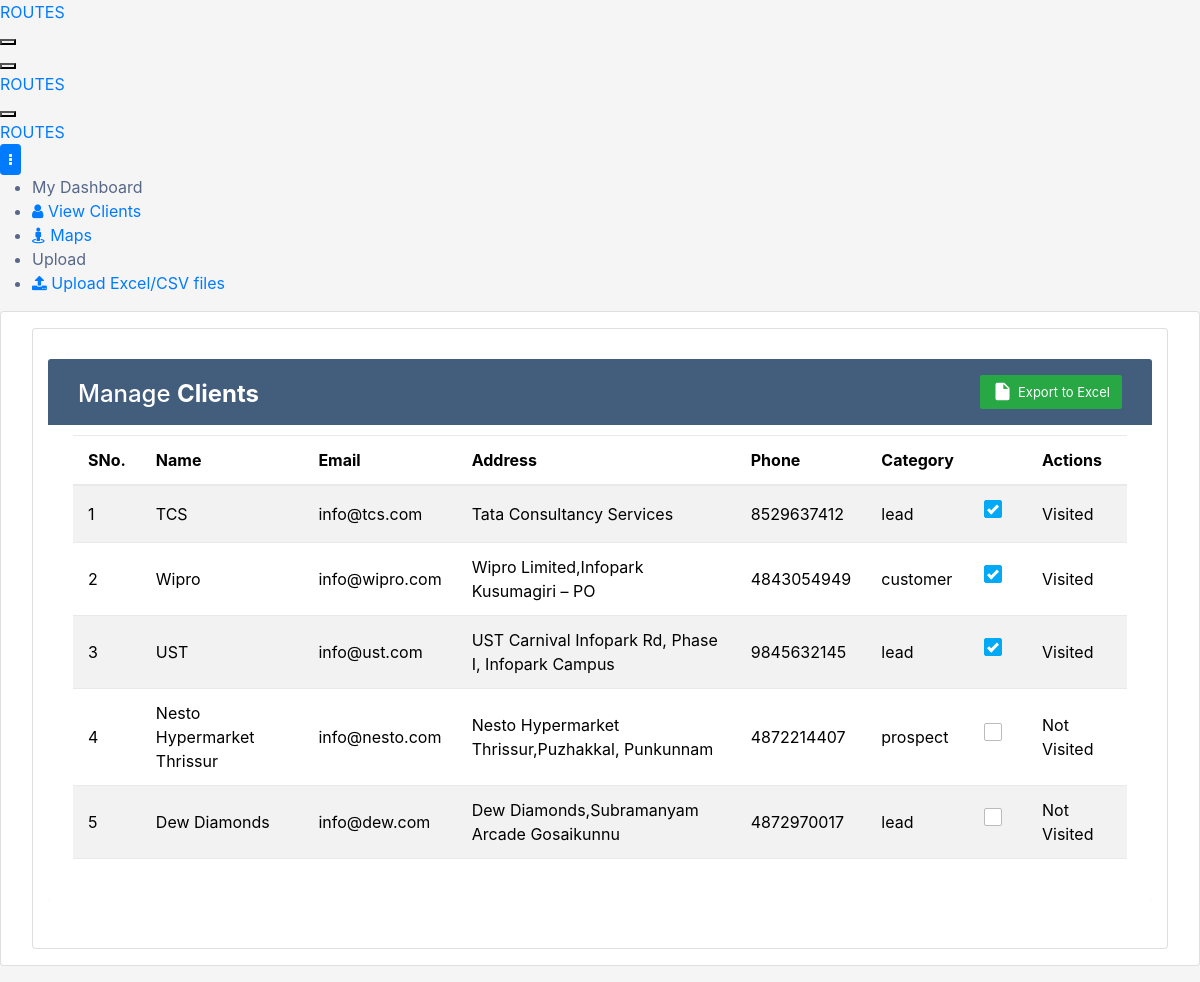
The app's page /leads/ (signed in) with its own data.
### gmap/models.py (models this page shows)
class uploadedData(models.Model):
    column1_name = models.CharField(max_length=255, blank=True, null=True)
    column2_address = models.CharField(max_length=255, blank=True, null=True)
    column3_latitude=models.DecimalField(max_digits=9, decimal_places=6,null=True)
    column4_longitude= models.DecimalField(max_digits=9, decimal_places=6,null=True)
    column5_city = models.CharField(max_length=255, blank=True, null=True)
    column6_district = models.CharField(max_length=255, blank=True, null=True)
    column7_state = models.CharField(max_length=255, blank=True, null=True)
    column8_country = models.CharField(max_length=255, blank=True, null=True)
    column9_zipcode = models.CharField(max_length=20)
    column10_email=  models.EmailField()
    column11_phone = models.CharField(max_length=10)
    column12_category = models.CharField(max_length=255, blank=True, null=True)
    visited  = models.BooleanField(default=False)
    place_id = models.CharField(max_length=255, blank=True, null=True)

### gmap/views.py (the view, shortened to what this page needs)
# urls.py: path('leads/', show_leads, name='leads'),
@login_required
@csrf_exempt
def show_leads(request):
    leads_list = uploadedData.objects.all()
    paginator = Paginator(leads_list,20)
    page = request.GET.get('page')
    try:
        leads = paginator.page(page)
    except PageNotAnInteger:
        leads = paginator.page(1)
    except EmptyPage:
        leads = paginator.page(paginator.num_pages)
    return render(request, 'gmap/leads.html', {'leads': leads})

### gmap/templates/gmap/leads.html (shortened to what this page needs)
<!DOCTYPE html>
{%load static%}
<html lang="en">
<head>
    <link href="https://demo.dashboardpack.com/architectui-html-free/main.css" rel="stylesheet">
    <link rel="stylesheet" href="https://pro.fontawesome.com/releases/v5.10.0/css/all.css"
 />
    <link href="https://cdn.jsdelivr.net/npm/bootstrap@5.3.2/dist/css/bootstrap.min.css" rel="stylesheet"
>
    <link rel="stylesheet" href="https://stackpath.bootstrapcdn.com/bootstrap/4.5.0/css/bootstrap.min.css">
    <link rel="stylesheet" href="https://maxcdn.bootstrapcdn.com/font-awesome/4.7.0/css/font-awesome.min.css">
    <link rel="stylesheet" href="{%static 'css/lead.css'%}">
</head>
<body>
    <div class="app-container app-theme-white body-tabs-shadow fixed-sidebar fixed-header">
        <div class="app-header header-shadow">
            <div class="app-header__logo">
                <div class=""><a href="{% url 'home'%}">
                        ROUTES
                    </a></div>
                <div class="header__pane ml-auto">
                    <div>
                        <button type="button" class="hamburger close-sidebar-btn hamburger--elastic"
                            data-class="closed-sidebar">
                        </button>
                    </div>
                </div>
            </div>
            <div class="app-header__mobile-menu">
                <div>
                    <button type="button" class="hamburger hamburger--elastic mobile-toggle-nav">
                    </button>
                </div>
            </div>
        </div>
        <div class="app-main">
            <div class="app-sidebar sidebar-shadow">
                <div class="app-header__logo">
                    <div class="">
                        <div class=""><a href="{% url 'home'%}">
                                ROUTES
                            </a></div>
                    </div>
                </div>
                <div class="app-header__mobile-menu">
                    <div>
                        <button type="button" class="hamburger hamburger--elastic mobile-toggle-nav">
                        </button>
                        <div class=""><a href="{% url 'home'%}">
                                ROUTES
                            </a></div>
                    </div>
                </div>
                <div class="app-header__menu">
                    <span>
                        <button type="button"
                            class="btn-icon btn-icon-only btn btn-primary btn-sm mobile-toggle-header-nav">
                            <span class="btn-icon-wrapper">
                                <i class="fa fa-ellipsis-v fa-w-6"></i>
                            </span>
                        </button>
                    </span>
                </div>
                <div class="scrollbar-sidebar">
                    <div class="app-sidebar__inner">
                        <ul class="vertical-nav-menu">
                            <li class="app-sidebar__heading">My Dashboard</li>
                            <li>
                                <a href="{% url 'leads'%}">
                                    <i class="fa fa-user">
                                    </i> View Clients
                                </a>
                            </li>
                            <li>
                                <a href="{% url 'map'%}">
                                    <i class="fa fa-street-view">
                                    </i> Maps
                                </a>
                            </li>
                            <li class="app-sidebar__heading">Upload</li>
                            <li>
                                <a href="{% url 'upload' %}">
                                    <i class="fa fa-upload"></i> Upload Excel/CSV files
                                </a>
                            </li>
                        </ul>
                    </div>
                </div>
            </div>
            <div class="app-main__outer">
                <div class="row">
                    <div class="col-md-12 ">
                        <div class="mb-3 card">
                            <div class="tab-content">
                                <div class="tab-pane fade active show" id="tab-eg-55">
                                    <div class="widget-chart ">
                                        <div style="height: 100% ">
                                            <div class="container-fluid">
                                                <div class="row">
                                                    <div class="col-md-12 ">
                                                        <div class="m-3 card">
                                                            <div class="tab-content">
                                                                <div class="tab-pane fade active show" id="tab-eg-55">
                                                                    <div class="widget-chart">
                                                                        <div style="height:100%">
                                                                            <div class="container-xl">
                                                                                <div class="table-responsive" style ="overflow-y: auto; max-height: 600px;">
                                                                                    <div class="table-wrapper">
                                                                                        <div class="table-title">
                                                                                            <div class="row">
                                                                                                <div class="col-sm-6">
                                                                                                    <h2>Manage
                                                                                                        <b>Clients</b>
                                                                                                    </h2>
                                                                                                </div>
                                                                                                <div class="col-sm-6">
                                                                                                    <button
                                                                                                        type="button"
                                                                                                        class="btn btn-success"
                                                                                                        onclick="exportTableToExcel('tblData')"><i
                                                                                                            class="material-icons">&#xE24D;</i>
                                                                                                        <span>Export to
                                                                                                            Excel</span></button>
                                                                                                </div>
                                                                                            </div>
                                                                                        </div>
                                                                                        <form method="POST"  action="{% url 'leads' %}" >
                                                                                            <table class="table table-striped table-hover"id="tblData">
                                                                                                <thead>
                                                                                                    <tr>
                                                                                                        <th>SNo.</th>
                                                                                                        <th>Name</th>
                                                                                                        <th>Email</th>
                                                                                                        <th>Address</th>
                                                                                                        <th>Phone</th>
                                                                                                        <th>Category</th>
                                                                                                        <th></th>
                                                                                                        <th>Actions</th>
                                                                                                    </tr>
                                                                                                </thead>
                                                                                                <tbody>
                                                                                                    {% for person in leads %}
                                                                                                        <tr>
                                                                                                        <td>{{forloop.counter}}
                                                                                                        </td>
                                                                                                        <td>{{person.column1_name}}
                                                                                                        </td>
                                                                                                        <td>{{person.column10_email}}
                                                                                                        </td>
                                                                                                        <td>{{ person.column2_address}}
                                                                                                        </td>
                                                                                                        <td>{{person.column11_phone}}
                                                                                                        </td>
                                                                                                        <td>{{person.column12_category}}
                                                                                                        </td>
                                                                                                        <td>
                                                                                                            <span class="custom-checkbox">
                                                                                                                <label for="checkbox{{ forloop.counter }}"></label>
                                                                                                            </span>
                                                                                                        </td>
                                                                                                        <td id="action{{ forloop.counter }}">
                                                                                                            {% if person.visited %}
                                                                                                                Visited
                                                                                                            {% else %}
                                                                                                                Not Visited
                                                                                                            {% endif %}
                                                                                                        </td>
                                                                                                        </tr>
                                                                                                    {% endfor %}
                                                                                                </tbody>
                                                                                            </table>
                                                                                            <div class="clearfix">
                                                                                                </div>
                                                                                           </form>
                                                                                    </div>
                                                                                </div>
                                                                            </div>
                                                                        </div>
                                                                    </div>
                                                                </div>
                                                            </div>
                                                        </div>
                                                    </div>
                                                </div>
                                            </div>
                                        </div>
                                    </div>
                                </div>
                            </div>
                        </div>
                    </div>
                </div>
            </div>
        </div>
    </div>
</body>
</html>

### records on screen
uploadedData: column1_name "TCS", column10_email "info@tcs.com", column2_address "Tata Consultancy Services", column11_phone "8529637412", column12_category "lead", visited "Visited"
uploadedData: column1_name "Wipro", column10_email "info@wipro.com", column2_address "Wipro Limited,Infopark Kusumagiri – PO", column11_phone "4843054949", column12_category "customer", visited "Visited"
uploadedData: column1_name "UST", column10_email "info@ust.com", column2_address "UST Carnival Infopark Rd, Phase I, Infopark Campus", column11_phone "9845632145", column12_category "lead", visited "Visited"
uploadedData: column1_name "Nesto Hypermarket Thrissur", column10_email "info@nesto.com", column2_address "Nesto Hypermarket Thrissur,Puzhakkal, Punkunnam", column11_phone "4872214407", column12_category "prospect", visited "Not Visited"
uploadedData: column1_name "Dew Diamonds", column10_email "info@dew.com", column2_address "Dew Diamonds,Subramanyam Arcade Gosaikunnu", column11_phone "4872970017", column12_category "lead", visited "Not Visited"
